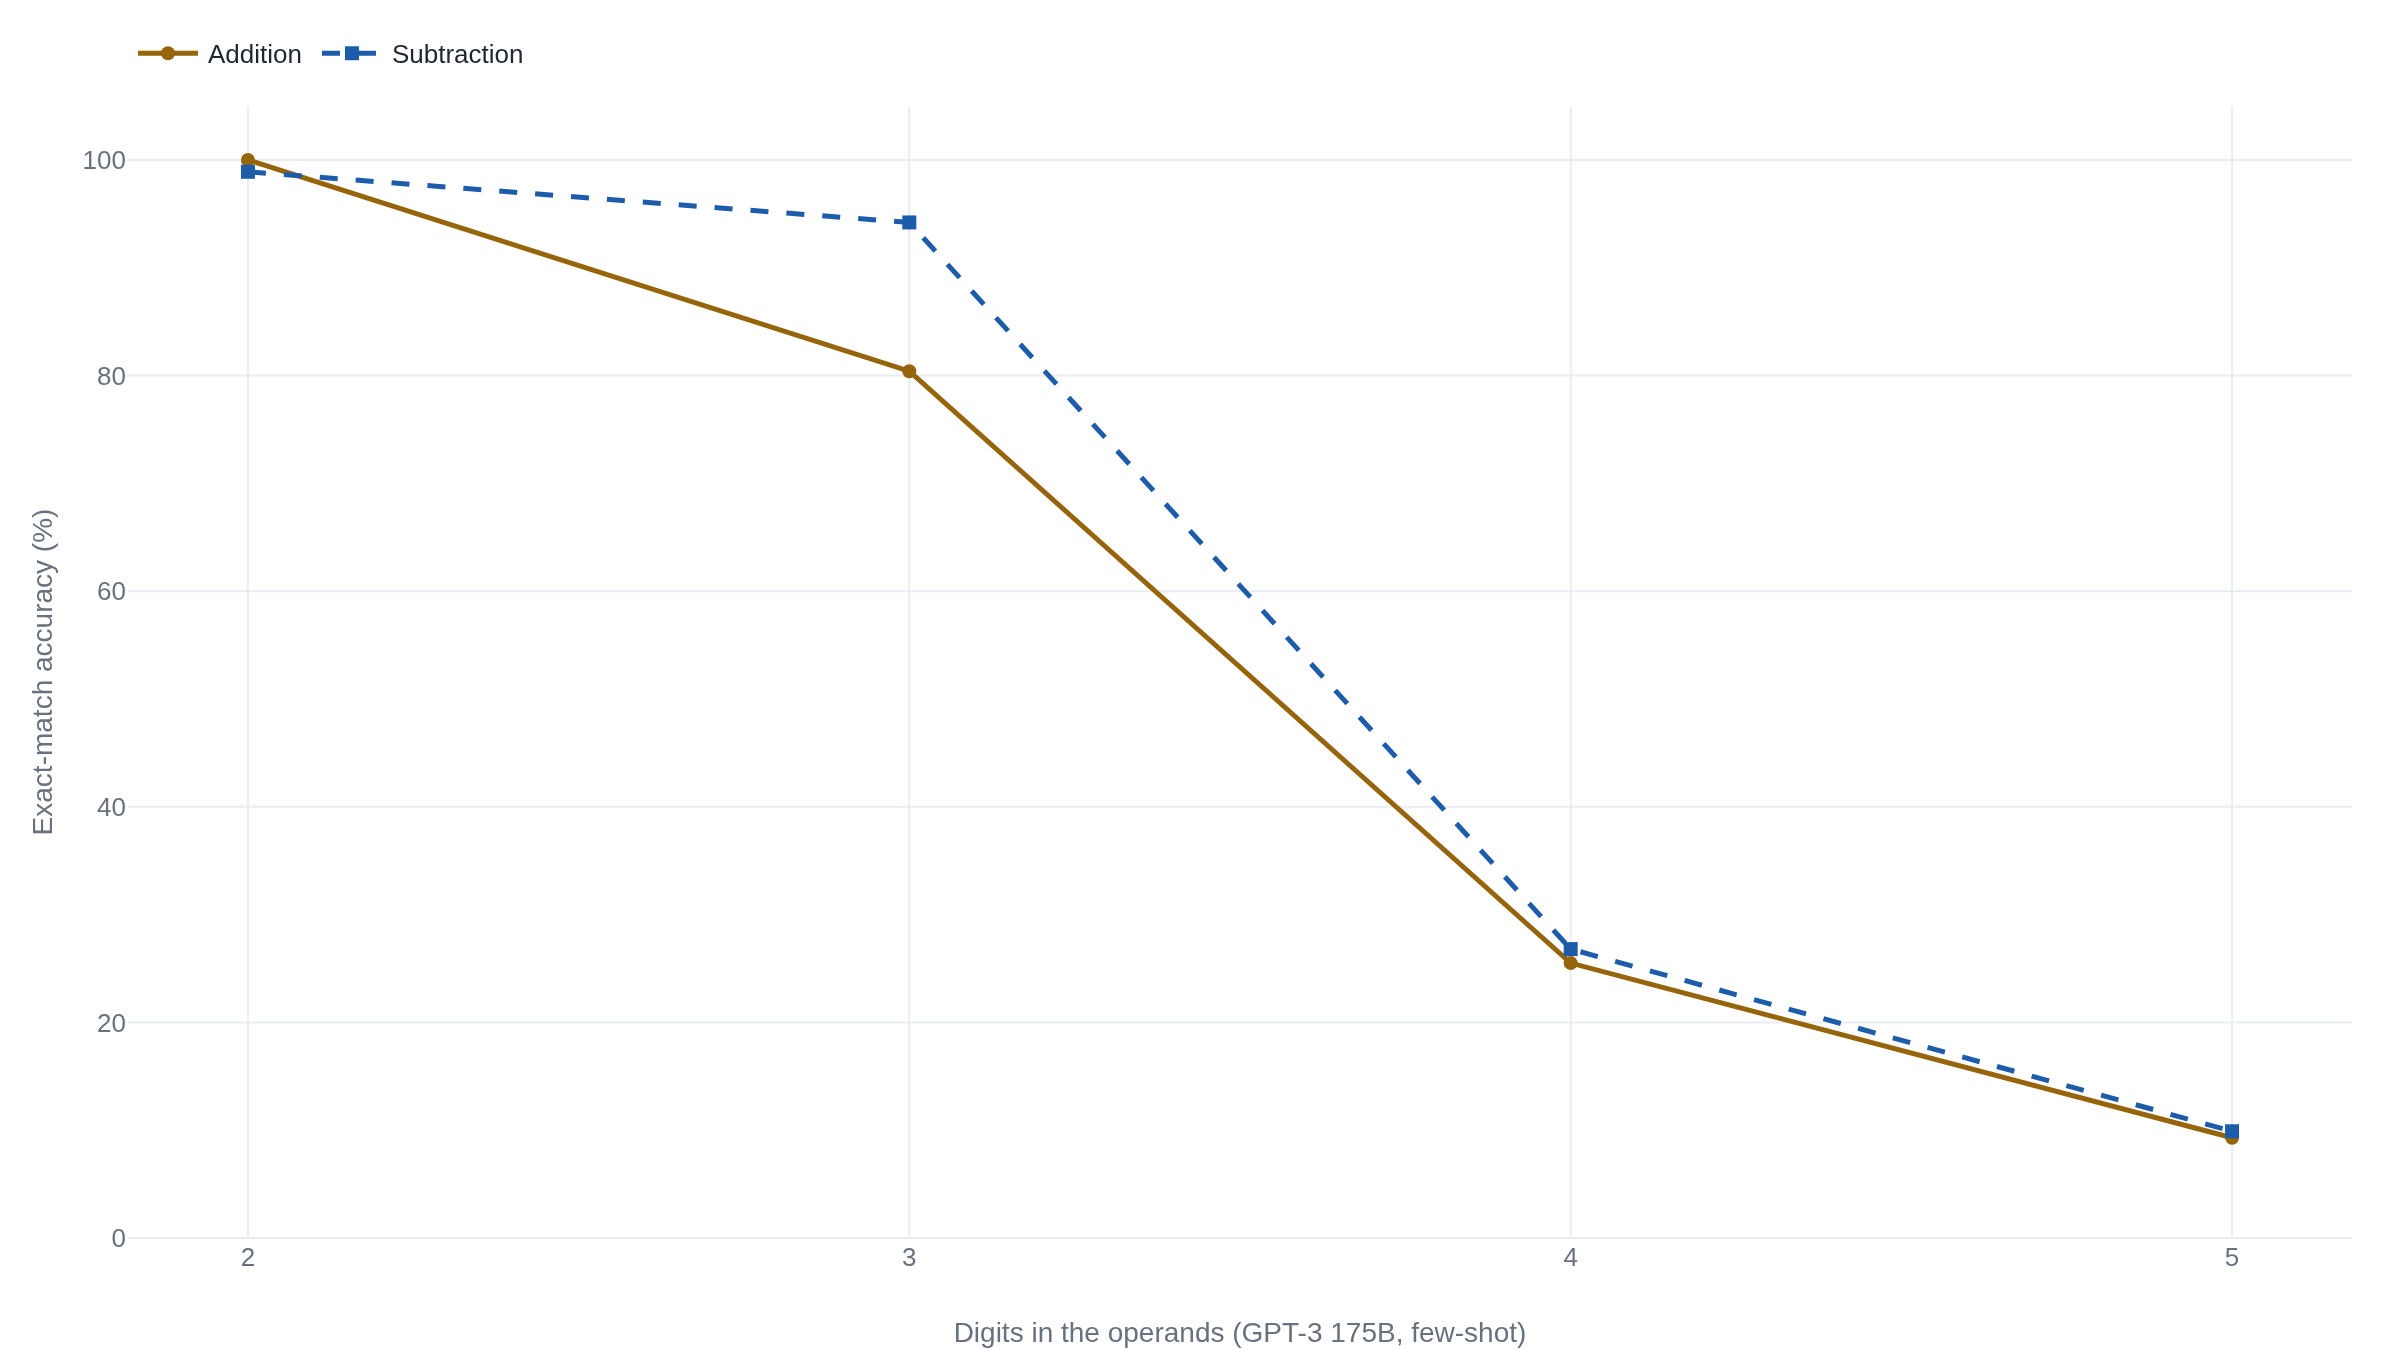

This chart was generated by the following Python code:
import plotly.graph_objects as go

# The same exact-match metric, one fixed model (GPT-3 175B), as the answer
# lengthens. Scale is held constant, so any fall is a property of the metric,
# not of model size.
# Source: Brown et al. 2020, "Language Models are Few-Shot Learners",
# Appendix H, Table H.1, p.63 (few-shot columns, 175B rows).
digits = [2, 3, 4, 5]  # digits in the addition operands

addition = [100.0, 80.4, 25.5, 9.3]     # 2D+, 3D+, 4D+, 5D+ at 175B
subtraction = [98.9, 94.2, 26.8, 9.9]   # 2D-, 3D-, 4D-, 5D- at 175B

fig = go.Figure()
fig.add_trace(
    go.Scatter(
        name="Addition",
        x=digits,
        y=addition,
        mode="lines+markers",
    )
)
fig.add_trace(
    go.Scatter(
        name="Subtraction",
        x=digits,
        y=subtraction,
        mode="lines+markers",
    )
)
fig.update_layout(
    xaxis_title="Digits in the operands (GPT-3 175B, few-shot)",
    yaxis_title="Exact-match accuracy (%)",
)
fig.update_xaxes(tickvals=digits)
fig.update_yaxes(range=[0, 105])
